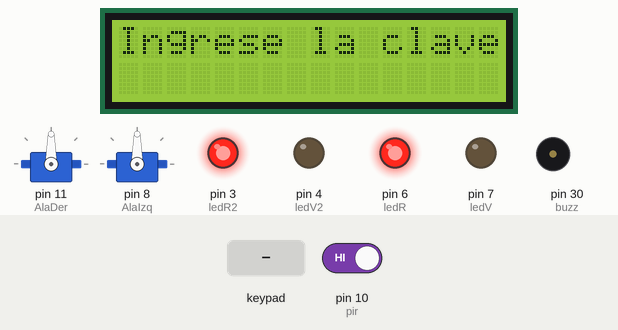
Recording of a sketch running on a simulated Arduino Mega 2560, built with avr-gcc and run on an emulated ATmega2560. Shown: 16×2 character LCD, 2 × servo, output pins drawn as LEDs (lit = HIGH), buzzer (waves = sounding). The inputs (shaded band) are chosen by the test bench; at power-on: pin 10 (pir) HIGH. Pins used as bus, display or sensor lines are not drawn; what the sketch prints to the serial monitor is not drawn.

Above: at 1.2 s.
1.3 s: keypad keys 1 5 9 3 * pressed 0.4 s apart
At 4.5 s:
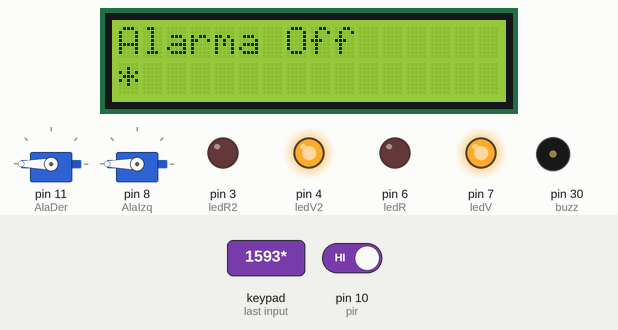
4.8 s: key '1' pressed
At 6.0 s:
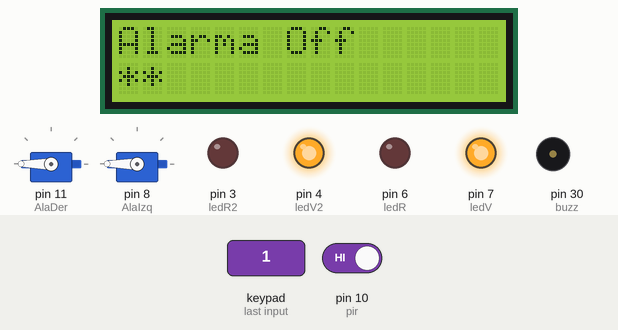
6.3 s: keypad keys 1 5 9 3 pressed 0.4 s apart
At 7.1 s:
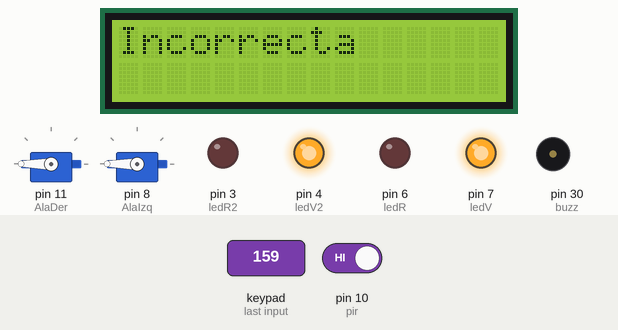
9.4 s: key '2' pressed
At 9.9 s:
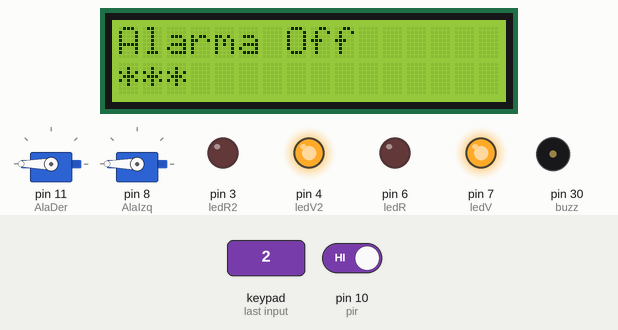
10.9 s: key '3' pressed
At 12.6 s:
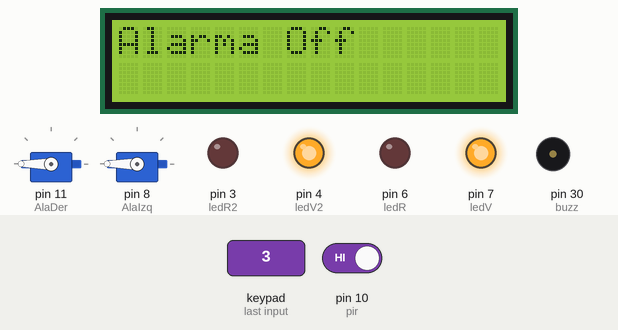
13.0 s: keypad keys 1 5 9 3 # pressed 0.4 s apart
At 14.7 s:
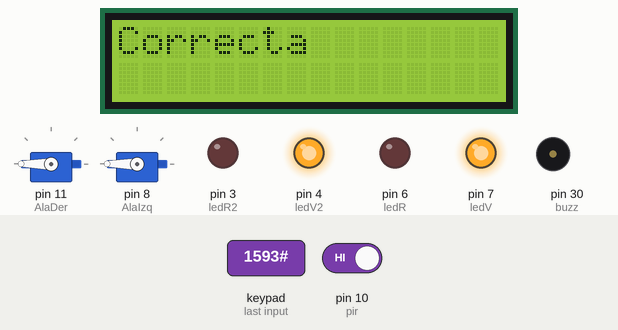
Timing chart, 0 to 26.4 s (numbered marks = the images above; inputs shaded):
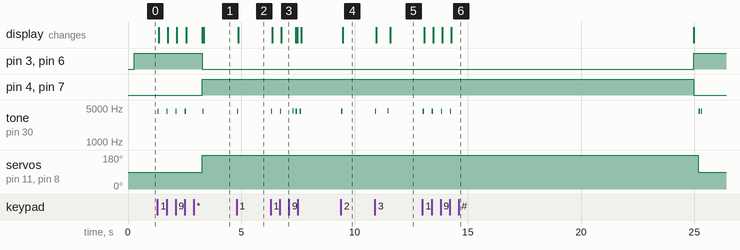

The sketch:

torreta_agustin_matayoshi.ino
```cpp
#include <Servo.h>
#include <LiquidCrystal.h>
#include <Keypad.h>

  const byte ROWS = 4; //Cuatro filas
  const byte COLS = 3; //Tres columnas
  char keys[ROWS][COLS] = {
    {'1','2','3'}, //array bidimensional para las teclas
    {'4','5','6'}, //keypad 4x3
    {'7','8','9'},
    {'*','0','#'}
  };
  byte rowPins[ROWS] = {28, 27, 26, 25}; //pines que se utilizan para las filas del keypad
  byte colPins[COLS] = {24, 23, 22}; //pines que se utilizan para las columnas del keypad
  Keypad keypad = Keypad( makeKeymap(keys), rowPins, colPins, ROWS, COLS );
  LiquidCrystal lcd(38,37,36,35,34,33);
  Servo AlaIzq;
  Servo AlaDer;
  byte control=0, pad[4]={0,0,0,0}, contra[4]={'1','5','9','3'};//se utiliza una variable para que se guarden los datos del pad y otra para comparar
  //////////////////////////////////////////////////////////////////////////////////////////////////////////////
  bool torretaACT=true, banderapir=LOW, alarma=LOW, parpadeo=HIGH, carga=HIGH;
  byte pir=10, buzz=30, ledR=6, ledV=7, ledR2=3, ledV2=4;
  byte cursorlcd=0, pos=0;
  unsigned long tiempo=0, pausa=0;
////////////////////////////////////////////////////////////////////////////////////////////////////////////////
////////////////////////////////////////////////////////////////////////////////////////////////////////////////
void setup() {
  lcd.begin(16,2);
  Serial.begin(9600);
  pinMode(pir,INPUT);
  pinMode(buzz,OUTPUT);
  pinMode(ledR,OUTPUT);
  pinMode(ledV,OUTPUT);
  pinMode(ledR2,OUTPUT);
  pinMode(ledV2,OUTPUT);
  AlaDer.attach(11);
  AlaIzq.attach(8);
 }
////////////////////////////////////////////////////////////////////////////////////////////////////////////////
////////////////////////////////////////////////////////////////////////////////////////////////////////////////
void loop() {
  bool estpir;
  char key = keypad.getKey();
//////////////////////////////////////////////////////
  if ((torretaACT==true) && (alarma==LOW)){
    estpir=digitalRead(pir);
    lcd.setCursor(0,0);
    if (carga==LOW){

      for(byte x=0;x<10;x++){
      digitalWrite(buzz,HIGH);
      delay(500);
      digitalWrite(buzz,LOW);
      delay(500);
      }
      carga=HIGH;
    }
    lcd.setCursor(0,0);
    lcd.print("Alarma On     ");
     if (millis()>pausa+500){
       digitalWrite(ledR,parpadeo);
       digitalWrite(ledR2,parpadeo);
       parpadeo=!parpadeo;
       pausa=millis();
     }
    digitalWrite(ledV,LOW);
    digitalWrite(ledV2,LOW);
  }

  if (torretaACT==false){
    estpir=0;
    lcd.setCursor(0,0);
    lcd.print("Alarma Off      ");
    digitalWrite(ledR,LOW);
    digitalWrite(ledR2,LOW);
    digitalWrite(ledV,HIGH);
    digitalWrite(ledV2,HIGH);
    AlaIzq.write(180);
    AlaDer.write(180);
    delay(10);
  }
  Serial.println(estpir);
//////////////////////////////////////////////////////
  if (estpir==LOW){
    banderapir=estpir;
  }

  if ((estpir==HIGH)&&(estpir!=banderapir)){
     lcd.setCursor(0,0);
     lcd.print("Ingrese la clave");//no lo dejo en el setup porque habria que resetear la torreta para que volviera a imprimir el mensaje
     digitalWrite(buzz,HIGH);
     delay(50);
     digitalWrite(buzz,LOW);
     delay(50);
     digitalWrite(buzz,HIGH);
     delay(50);
     digitalWrite(buzz,LOW);
     delay(50);
     digitalWrite(ledR,HIGH);
     digitalWrite(ledR2,HIGH);
     digitalWrite(ledV,LOW);
     digitalWrite(ledV2,LOW);
     tiempo=millis();
     banderapir=estpir;
     alarma=HIGH;
     carga=LOW;
     AlaIzq.write(90);
     AlaDer.write(90);
     delay(10);
  }

  if ((millis()>tiempo+7000)&&(alarma==HIGH)){
    alarmaactivada();


  }
//////////////////////////////////////////////////////////////////////////////////////
  if (pos<4){
    if (key != NO_KEY){//entrada de datos para el keypad

      if (key=='#'){
        tone(buzz,4275);
        delay(50);
        noTone(buzz);
        delay(50);
        tone(buzz,4275);
        delay(50);
        noTone(buzz);
        lcd.clear();
        lcd.setCursor(0,0);
        lcd.print("Ingrese la clave");
        lcd.setCursor(0,1);
        pos=0;
        cursorlcd=0;
      }
      else{
            tone(buzz,4275);
            delay(50);
            noTone(buzz);
            lcd.setCursor(cursorlcd,1);
            //lcd.print(key);
            lcd.print("*");
            pad[pos]=key;
            cursorlcd++;
            pos++;
          }
      }
  }
/////////////////////////////////////////////////////////////////////////////////////////////////////////////////
  if(pos==4){
    for(byte x=0;x<4;x++){
       if(pad[x]==contra[x]){//si control es cuatro entonces la contraseña es correcta
         control++;
       }
    }
    if(control<4){//en caso de ser incorrecta suena la alarma
      lcd.setCursor(0,0);
      lcd.print("Incorrecta       ");
      lcd.setCursor(0,1);
      lcd.print("                ");
      delay(500);
      pos=0;
      cursorlcd=0;
      alarmaactivada();
      tiempo=0;
      digitalWrite(ledR,HIGH);
      digitalWrite(ledR2,HIGH);
      digitalWrite(ledV,LOW);
      digitalWrite(ledV2,LOW);
    }
    if(control==4){//en caso de ser correcta se desactiva la alarma
      lcd.setCursor(0,0);
      lcd.print("Correcta        ");
      lcd.setCursor(0,1);
      lcd.print("                ");
      delay(500);
      control=control+1;
      pos++;
      alarma=LOW;
      noTone(buzz);
      digitalWrite(buzz,HIGH);
      delay(50);
      digitalWrite(buzz,LOW);
      delay(50);
      digitalWrite(buzz,HIGH);
      delay(50);
      digitalWrite(buzz,LOW);
      delay(50);
      //  banderaprincipal=LOW;
      //tiempo=0;
      tiempo=millis();
      torretaACT=!torretaACT;
      pos=0;
      cursorlcd=0;
    }

    control=0;
  }
}
////////////////////////////////////////////////////////////////////////////////////////////////
void alarmaactivada(){//si pasan mas de 20 segundos suena la alarma indefinidamente
  tone(buzz,4345);
  delay(50);
  noTone(buzz);
  delay(50);
}
```

Measured:
- after the input at 1.3 s, pin 3 (ledR2): HIGH → LOW after 2.0 s; pin 4 (ledV2): LOW → HIGH after 2.0 s
- after the input at 4.8 s, tone on pin 30 (buzz): silent → 4275 Hz at once, → silent 0.05 s later; the display: changes after 0.07 s (image 2)
- after the input at 6.3 s, tone on pin 30 (buzz): plays 4275 Hz for 0.05 s, 4275 Hz for 0.05 s, 4345 Hz for 0.05 s, 4275 Hz for 0.05 s, 4275 Hz for 0.05 s, starting at once; the display: first changes after 0.07 s (image 3 shows a later state)
- after the input at 9.4 s, tone on pin 30 (buzz): silent → 4275 Hz at once, → silent 0.05 s later; the display: changes after 0.07 s (image 4)
- after the input at 10.9 s, tone on pin 30 (buzz): silent → 4275 Hz at once, → silent 0.05 s later, → 4345 Hz 0.50 s later, → silent 0.05 s later; the display: first changes after 0.07 s (image 5 shows a later state)
- after the input at 13.0 s, pin 3 (ledR2): LOW → HIGH after 12.0 s; pin 4 (ledV2): HIGH → LOW after 12.0 s
